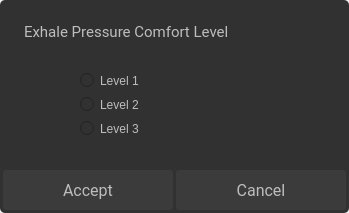
<?xml version="1.0" encoding="UTF-8"?>
<ui version="4.0">
 <class>ExhalePressureComfortLevel</class>
 <widget class="QDialog" name="ExhalePressureComfortLevel">
  <property name="geometry">
   <rect>
    <x>0</x>
    <y>0</y>
    <width>349</width>
    <height>213</height>
   </rect>
  </property>
  <property name="windowTitle">
   <string>Dialog</string>
  </property>
  <property name="styleSheet">
   <string notr="true"/>
  </property>
  <widget class="QLabel" name="exhaleComfortTitle">
   <property name="geometry">
    <rect>
     <x>24</x>
     <y>16</y>
     <width>301</width>
     <height>31</height>
    </rect>
   </property>
   <property name="font">
    <font>
     <family>Roboto</family>
     <pointsize>11</pointsize>
    </font>
   </property>
   <property name="styleSheet">
    <string notr="true">color:#BDBDBD</string>
   </property>
   <property name="text">
    <string>Exhale Pressure Comfort Level</string>
   </property>
  </widget>
  <widget class="QPushButton" name="exhaleComfortCancel">
   <property name="geometry">
    <rect>
     <x>176</x>
     <y>170</y>
     <width>170</width>
     <height>40</height>
    </rect>
   </property>
   <property name="font">
    <font>
     <family>Roboto</family>
     <pointsize>12</pointsize>
    </font>
   </property>
   <property name="focusPolicy">
    <enum>Qt::NoFocus</enum>
   </property>
   <property name="styleSheet">
    <string notr="true">QPushButton {
background-color:#3B3B3B;
color:#BDBDBD;
border:none;
border-radius:3px;
}
QPushButton:pressed {
background-color:#606060;
color:#BDBDBD;
border:none;
border-radius:3px;
}
</string>
   </property>
   <property name="text">
    <string>Cancel</string>
   </property>
  </widget>
  <widget class="QPushButton" name="exhaleComfortAccept">
   <property name="geometry">
    <rect>
     <x>3</x>
     <y>170</y>
     <width>170</width>
     <height>40</height>
    </rect>
   </property>
   <property name="font">
    <font>
     <family>Roboto</family>
     <pointsize>12</pointsize>
    </font>
   </property>
   <property name="focusPolicy">
    <enum>Qt::NoFocus</enum>
   </property>
   <property name="styleSheet">
    <string notr="true">QPushButton {
background-color:#3B3B3B;
color:#BDBDBD;
border:none;
border-radius:3px;
}
QPushButton:pressed {
background-color:#606060;
color:#BDBDBD;
border:none;
border-radius:3px;
}
</string>
   </property>
   <property name="text">
    <string>Accept</string>
   </property>
  </widget>
  <widget class="QFrame" name="frame">
   <property name="geometry">
    <rect>
     <x>0</x>
     <y>0</y>
     <width>349</width>
     <height>213</height>
    </rect>
   </property>
   <property name="styleSheet">
    <string notr="true">background-color: rgb(49, 49, 49);
border: 1px;
border-radius: 5px;</string>
   </property>
   <property name="frameShape">
    <enum>QFrame::StyledPanel</enum>
   </property>
   <property name="frameShadow">
    <enum>QFrame::Raised</enum>
   </property>
   <widget class="QWidget" name="layoutWidget">
    <property name="geometry">
     <rect>
      <x>80</x>
      <y>70</y>
      <width>111</width>
      <height>71</height>
     </rect>
    </property>
    <layout class="QVBoxLayout" name="verticalLayout">
     <item>
      <widget class="QRadioButton" name="level1Radio">
       <property name="focusPolicy">
        <enum>Qt::NoFocus</enum>
       </property>
       <property name="styleSheet">
        <string notr="true">color:#BDBDBD</string>
       </property>
       <property name="text">
        <string>Level 1</string>
       </property>
      </widget>
     </item>
     <item>
      <widget class="QRadioButton" name="level2Radio">
       <property name="focusPolicy">
        <enum>Qt::NoFocus</enum>
       </property>
       <property name="styleSheet">
        <string notr="true">color:#BDBDBD</string>
       </property>
       <property name="text">
        <string>Level 2</string>
       </property>
      </widget>
     </item>
     <item>
      <widget class="QRadioButton" name="level3Radio">
       <property name="focusPolicy">
        <enum>Qt::NoFocus</enum>
       </property>
       <property name="styleSheet">
        <string notr="true">color:#BDBDBD</string>
       </property>
       <property name="text">
        <string>Level 3</string>
       </property>
      </widget>
     </item>
    </layout>
   </widget>
  </widget>
  <zorder>frame</zorder>
  <zorder>exhaleComfortTitle</zorder>
  <zorder>exhaleComfortCancel</zorder>
  <zorder>exhaleComfortAccept</zorder>
 </widget>
 <resources/>
 <connections/>
</ui>
